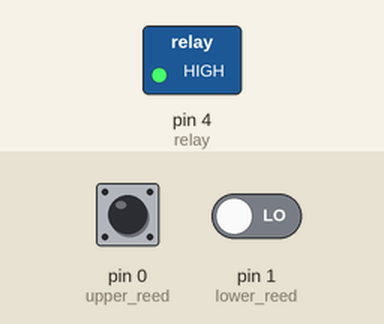
Recording of a sketch running on a simulated Arduino Uno, built with avr-gcc and run on an emulated ATmega328P. On the bench: switched loads named in the sketch (green lamp = pin HIGH). Inputs (shaded band) come from the test bench; at power-on: pin 1 (lower_reed) LOW, pin 0 (upper_reed) LOW.

Above: at 1.2 s.
1.3 s: pin 1 (lower_reed) driven HIGH
At 1.7 s:
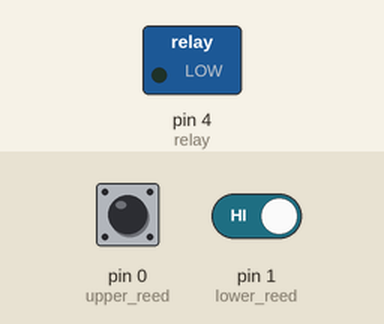
2.8 s: pin 0 (upper_reed) pulled HIGH for 0.15 s
At 4.2 s:
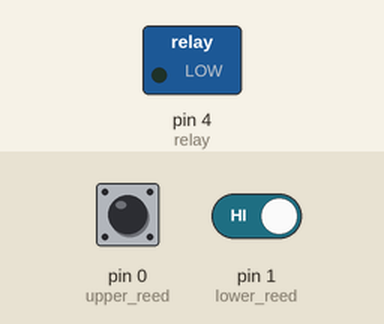
4.5 s: pin 0 (upper_reed) pulled HIGH for 3.2 s
At 5.1 s:
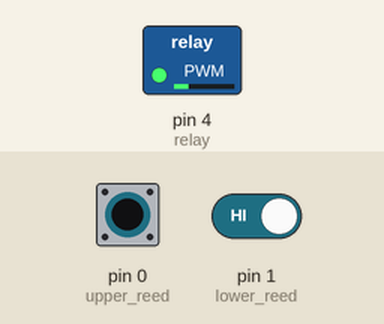
9.2 s: pin 0 (upper_reed) driven HIGH and pin 1 (lower_reed) driven LOW
At 10.1 s:
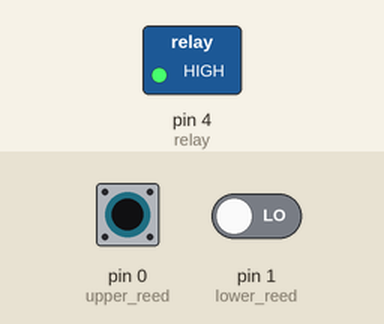
Timing chart, 0 to 11.7 s (numbered marks = the images above; inputs shaded):
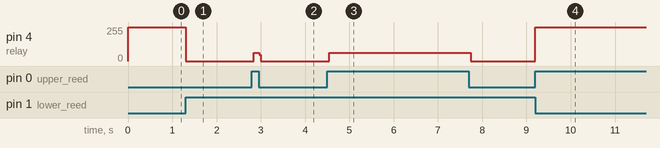

Measured:
- after the input at 1.3 s, pin 4 (relay): 255/255 → 0/255 at once
- after the input at 2.8 s, pin 4 (relay): 0/255 → 61/255 at once, → 0/255 0.12 s later
- after the input at 4.5 s, pin 4 (relay): 0/255 → 61/255 at once, → 0/255 3.2 s later
- after the input at 9.2 s, pin 4 (relay): 0/255 → 255/255 at once

The sketch:

automatic_waterPump.ino
```cpp
const int lower_reed = 1; const int relay = 4; const int upper_reed = 0;

// the setup function runs once when you press reset or power the board
void setup() {
  // initialize digital pin LED_BUILTIN as an output.
  pinMode(relay, OUTPUT);

  pinMode(upper_reed, INPUT);
  pinMode(lower_reed, INPUT);

digitalWrite(relay, HIGH);
}
// the loop function runs over and over again forever
void loop() {
  int upper_state = digitalRead(upper_reed);
  int lower_state = digitalRead(lower_reed);

  if(upper_state == HIGH){
    digitalWrite(relay, HIGH);
  }

  if(lower_state == HIGH){
   digitalWrite(relay, LOW);
  }
}
```
